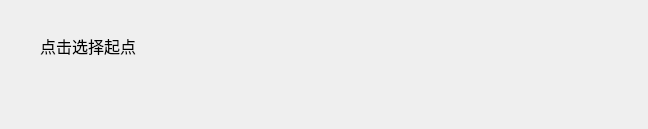
<?xml version="1.0" encoding="UTF-8"?>
<ui version="4.0">
 <class>PathWidget</class>
 <widget class="QWidget" name="PathWidget">
  <property name="geometry">
   <rect>
    <x>0</x>
    <y>0</y>
    <width>648</width>
    <height>129</height>
   </rect>
  </property>
  <property name="windowTitle">
   <string>Form</string>
  </property>
  <widget class="QLabel" name="label">
   <property name="geometry">
    <rect>
     <x>40</x>
     <y>30</y>
     <width>141</width>
     <height>31</height>
    </rect>
   </property>
   <property name="font">
    <font>
     <family>幼圆</family>
     <pointsize>12</pointsize>
    </font>
   </property>
   <property name="text">
    <string>点击选择起点</string>
   </property>
  </widget>
 </widget>
 <resources/>
 <connections/>
</ui>
